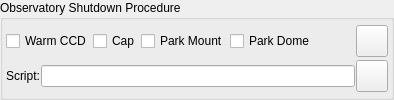
      <widget class="QGroupBox" name="groupBox_10">
       <property name="sizePolicy">
        <sizepolicy hsizetype="Fixed" vsizetype="Fixed">
         <horstretch>0</horstretch>
         <verstretch>0</verstretch>
        </sizepolicy>
       </property>
       <property name="toolTip">
        <string>&lt;html&gt;&lt;head/&gt;&lt;body&gt;&lt;p&gt;One-time shutdown procedure to be executed after all scheduler jobs are completed. The script is executed &lt;span style=&quot; font-weight:600; text-decoration: underline;&quot;&gt;after&lt;/span&gt; the shutdown procedures (e.g. parking), if selected, are completed.&lt;/p&gt;&lt;/body&gt;&lt;/html&gt;</string>
       </property>
       <property name="title">
        <string>Observatory Shutdown Procedure</string>
       </property>
       <layout class="QVBoxLayout" name="verticalLayout_2">
        <property name="spacing">
         <number>1</number>
        </property>
        <property name="leftMargin">
         <number>3</number>
        </property>
        <property name="topMargin">
         <number>3</number>
        </property>
        <property name="rightMargin">
         <number>3</number>
        </property>
        <property name="bottomMargin">
         <number>3</number>
        </property>
        <item>
         <layout class="QHBoxLayout" name="horizontalLayout_3">
          <property name="spacing">
           <number>1</number>
          </property>
          <item>
           <widget class="QCheckBox" name="warmCCDCheck">
            <property name="enabled">
             <bool>true</bool>
            </property>
            <property name="toolTip">
             <string>Turn off CCD cooler.</string>
            </property>
            <property name="text">
             <string>Warm CCD</string>
            </property>
            <attribute name="buttonGroup">
             <string notr="true">shutdownProcedureGroup</string>
            </attribute>
           </widget>
          </item>
          <item>
           <widget class="QCheckBox" name="capCheck">
            <property name="toolTip">
             <string>Close dust cover</string>
            </property>
            <property name="text">
             <string>Cap</string>
            </property>
            <attribute name="buttonGroup">
             <string notr="true">shutdownProcedureGroup</string>
            </attribute>
           </widget>
          </item>
          <item>
           <widget class="QCheckBox" name="parkMountCheck">
            <property name="enabled">
             <bool>true</bool>
            </property>
            <property name="toolTip">
             <string>Park telescope to home position.</string>
            </property>
            <property name="text">
             <string>Park Mount</string>
            </property>
            <attribute name="buttonGroup">
             <string notr="true">shutdownProcedureGroup</string>
            </attribute>
           </widget>
          </item>
          <item>
           <widget class="QCheckBox" name="parkDomeCheck">
            <property name="enabled">
             <bool>true</bool>
            </property>
            <property name="toolTip">
             <string>Park dome to home position</string>
            </property>
            <property name="text">
             <string>Park Dome</string>
            </property>
            <attribute name="buttonGroup">
             <string notr="true">shutdownProcedureGroup</string>
            </attribute>
           </widget>
          </item>
          <item>
           <spacer name="horizontalSpacer_8">
            <property name="orientation">
             <enum>Qt::Horizontal</enum>
            </property>
            <property name="sizeHint" stdset="0">
             <size>
              <width>40</width>
              <height>20</height>
             </size>
            </property>
           </spacer>
          </item>
          <item>
           <widget class="QPushButton" name="shutdownB">
            <property name="minimumSize">
             <size>
              <width>0</width>
              <height>0</height>
             </size>
            </property>
            <property name="maximumSize">
             <size>
              <width>32</width>
              <height>32</height>
             </size>
            </property>
            <property name="text">
             <string/>
            </property>
           </widget>
          </item>
         </layout>
        </item>
        <item>
         <layout class="QHBoxLayout" name="horizontalLayout">
          <property name="spacing">
           <number>1</number>
          </property>
          <item>
           <widget class="QLabel" name="label_13">
            <property name="text">
             <string>Script:</string>
            </property>
           </widget>
          </item>
          <item>
           <widget class="QLineEdit" name="shutdownScript">
            <property name="readOnly">
             <bool>false</bool>
            </property>
            <property name="clearButtonEnabled">
             <bool>true</bool>
            </property>
           </widget>
          </item>
          <item>
           <widget class="QPushButton" name="selectShutdownScriptB">
            <property name="maximumSize">
             <size>
              <width>32</width>
              <height>32</height>
             </size>
            </property>
            <property name="text">
             <string/>
            </property>
           </widget>
          </item>
         </layout>
        </item>
       </layout>
      </widget>
